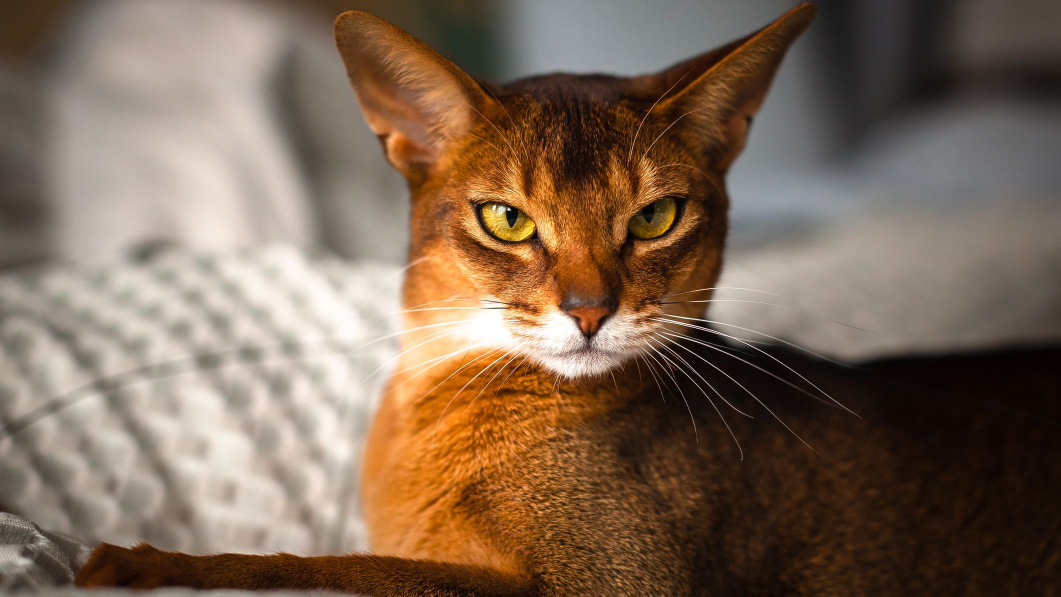
#> input picture cats/abyssinian/GettyImages-165827729-efc11c02690f457a81ef6ccbfa8eb34d.jpg, 2121 x 1193 px (shown at 1/2 size); its folder holds only this picture in this run
$ python -i image_format_standarize.py   (imports and definitions only)
#> lines starting #> are read from the running program, lines starting #| are printed output that depends on the picture
import os
import uuid

from PIL import Image

CURRENT_PATH = '.'

TO_SWITCH_EXT = ['.webp', '.png', '.jpg']


def convert_image(img_list):
    for img, img_root in img_list:
        ext = os.path.splitext(img)[1]
        if ext.lower() not in TO_SWITCH_EXT:
            continue
        new_img_fullname = str(uuid.uuid4())
        # 打开图片并赋值一份新的图片
        img_path = os.path.join(CURRENT_PATH, img)
        img = Image.open(img_path)
        img.load()
        if img.height >= 500 and img.width >= 500:
            # 转换通道模式为 RGB
            img = img.convert("RGB")

            # 方形裁切
            if img.height > img.width:
                x1 = 0
                x2 = 0 + img.width
                y1 = int((img.height - img.width) / 2)
                y2 = int((img.height - img.width) / 2) + img.width
            else:
                x1 = int((img.width - img.height) / 2)
                x2 = int((img.width - img.height) / 2) + img.height
                y1 = 0
                y2 = 0 + img.height
            img = img.crop((x1, y1, x2, y2))

            # 重定为 500 * 500 大小的图片以输出
            img = img.resize((500, 500))

            # 将赋值的图片修改后缀保存在原路径
            jpg_path = os.path.join(CURRENT_PATH, os.path.join(img_root, f"{new_img_fullname}.jpg"))
            img.save(jpg_path)
        # 删除原图
        os.remove(img_path)


# [6 lines not run here, left out]

>>> import cv2
>>> picture = cv2.imread('cats/abyssinian/GettyImages-165827729-efc11c02690f457a81ef6ccbfa8eb34d.jpg', cv2.IMREAD_GRAYSCALE)
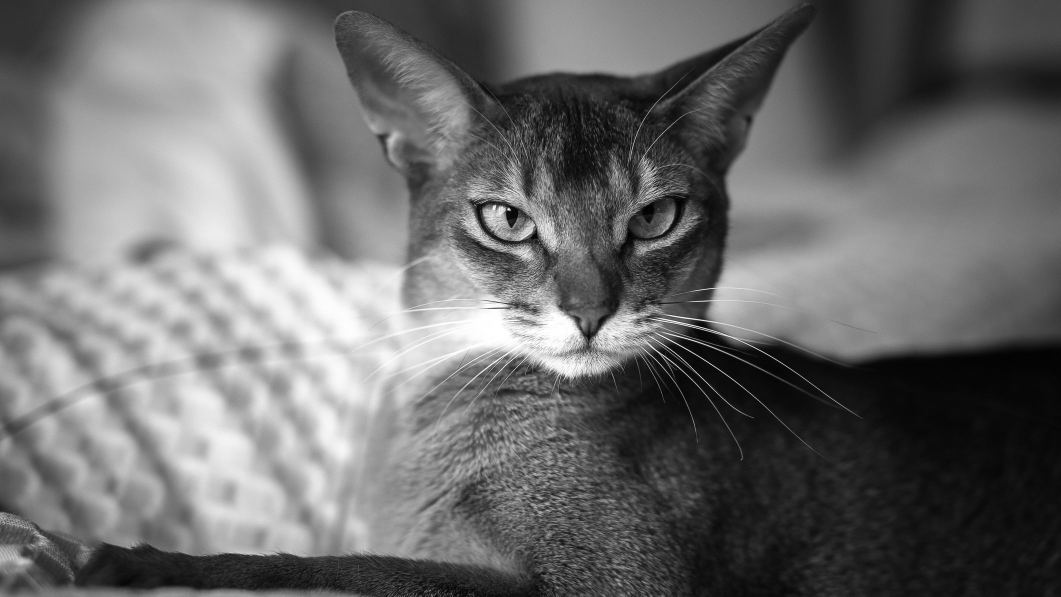
#> picture: shape (1193, 2121) (shown at 1/2 size); min 0, max 255, mean 108
#> (the run stopped early here; a loop or call above may not have finished)

$ run again, on cats/abyssinian/025e87f6-0b32-4608-906b-11d460249ff1.jpg
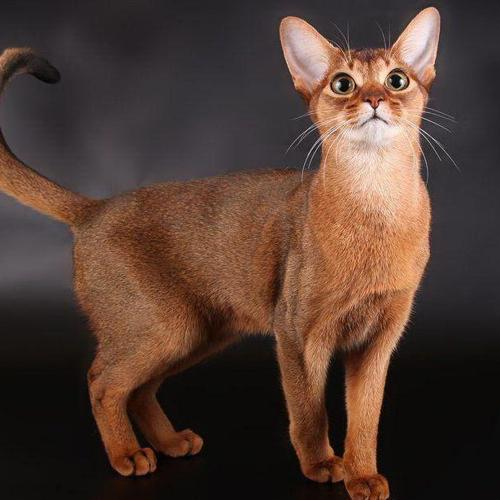
#> input picture cats/abyssinian/025e87f6-0b32-4608-906b-11d460249ff1.jpg, 500 x 500 px
#> `picture = cv2.imread('cats/abyssinian/GettyImages-165827729-efc11c0269..`:
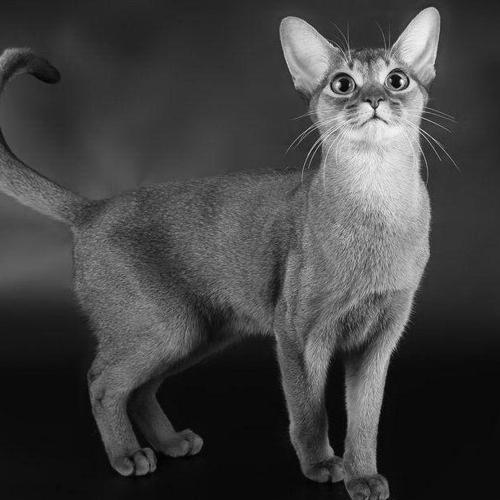
#> picture: shape (500, 500); min 0, max 255, mean 66.2

$ run again, on cats/abyssinian/19dd140e-fe5b-48d8-b037-873ab9fd9798.jpg
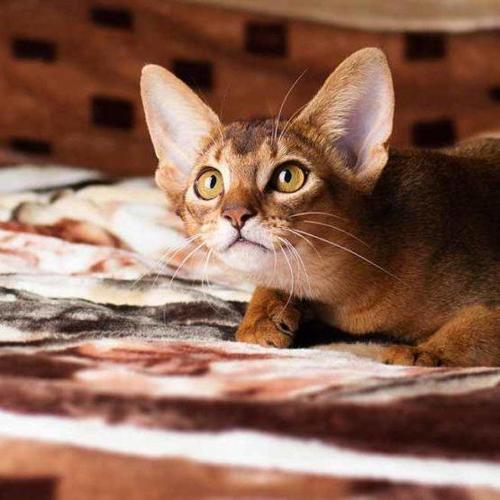
#> input picture cats/abyssinian/19dd140e-fe5b-48d8-b037-873ab9fd9798.jpg, 500 x 500 px
#> `picture = cv2.imread('cats/abyssinian/GettyImages-165827729-efc11c0269..`:
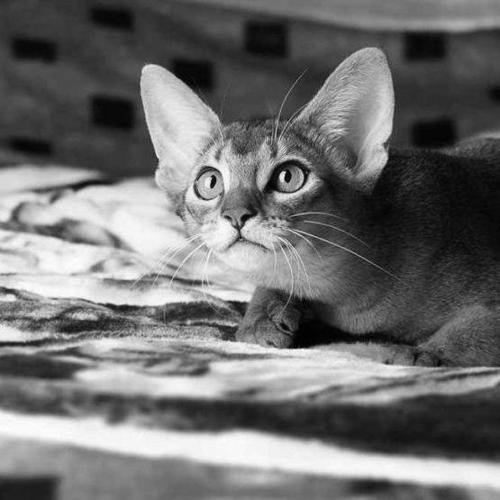
#> picture: shape (500, 500); min 0, max 255, mean 111.7
